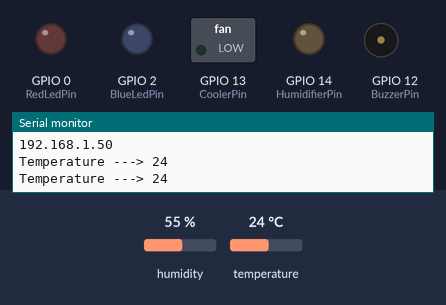
Recording of a sketch running on a simulated ESP8266 (NodeMCU). On the bench: switched loads named in the sketch (green lamp = pin HIGH), output pins drawn as LEDs (lit = HIGH), buzzer (waves = sounding, pin HIGH), the last lines printed to the serial monitor. The test bench sets the inputs (shaded band); at power-on: humidity 55 %, temperature 24 °C. WiFi joins after 1.5 s; servers stay silent unless stated.

Above: at 2.7 s.
2.8 s: humidity set to 47 %
6.6 s: humidity set to 44 %
At 8.3 s:
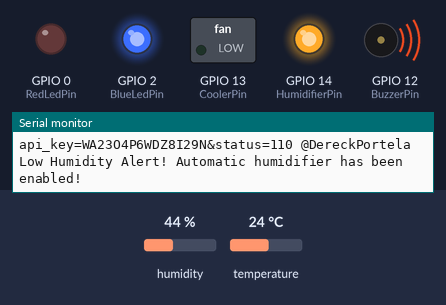
10.4 s: temperature set to 27.6 °C
14.2 s: temperature set to 28.8 °C
At 17.8 s:
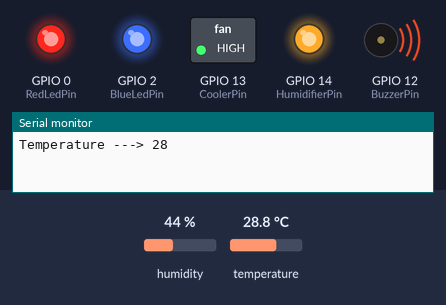
18.3 s: humidity set to 68 %
At 20.2 s:
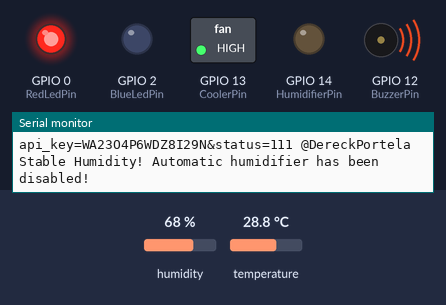
22.1 s: humidity set to 22 %
At 23.9 s:
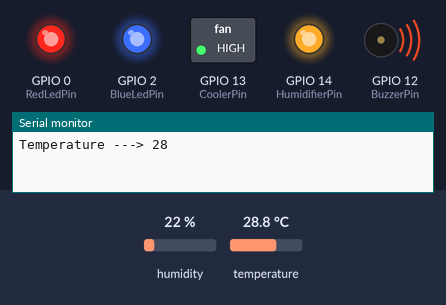
Timing chart, 0 to 25.4 s (numbered marks = the images above; inputs shaded):
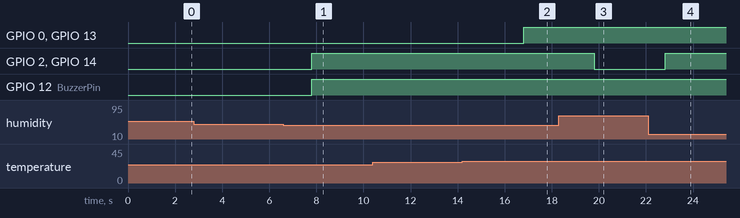

The sketch:

_temperature_and_humidity_monitoring_system_of_a_server_room.ino
```cpp
/*
Author: Dereck Portela


*/

#include <DHT.h>  // Libraries to read the sensor and connect ESP8266 to WiFi
#include <ESP8266WiFi.h>
#define SensorPin 17
#define ReadTime 1000 // Time to read the sensor and send datas to ThingSpeak
#define DHT22_READ 5 //Sensor pin
#define DHTTYPE DHT22 // Kind of sensor which was used
#define RedLedPin 0
#define BlueLedPin 2
#define BuzzerPin 12
#define CoolerPin 13
#define HumidifierPin 14

DHT dht(DHT22_READ, DHTTYPE);

int TemperatureMeasurement(); // Function prototype to read the temperature
int HumidityMeasurement();  //Function prototype to read the humidity
void TwitterAlert(String data); //Function prototype to send the alert via twitter
void httpRequest(); // function prototype to send datas to ThingSpeak
void TemperatureAlert();
void HumidityAlert();
void StableTemperature();
void StableHumidity();

boolean TemperatureWarning = false, HumidityWarning = false; //Boolean variables to verify if the datas were sent correctly
int counter = 110; // Counter which will work as a "tag" to trick twitter's blocker of messages
long int CurrentMillis = 0, PrevisiousMillis = 0; // Variables to control the timmer
const char* ssid = "otavio"; // Network SSID
const char* password = "otavio6646"; // Network password
String Token = "MNMKFJBULU9BY7ER";
char TS_SERVER[] = "api.thingspeak.com"; // Sever where the datas were stored

WiFiClient client;

void setup()
{

Serial.begin(9600);
pinMode(RedLedPin, OUTPUT); //Setting up the pins on ESP8266
pinMode(BlueLedPin, OUTPUT);
pinMode(BuzzerPin, OUTPUT);
pinMode(CoolerPin, OUTPUT);
pinMode(HumidifierPin, OUTPUT);

delay(10);

  Serial.println();
  Serial.println();
  Serial.print("Connecting to ");
  Serial.println(ssid);

  WiFi.begin(ssid, password); // Connect to WiFi

  while (WiFi.status() != WL_CONNECTED) {
    delay(500);
    Serial.print(".");
  }
  Serial.println("");
  Serial.println("WiFi connected");
  Serial.println("Server started");
  Serial.println(WiFi.localIP());
}

void loop()
{
  CurrentMillis = millis(); //Start the timmer
  int AverageTemperature; // Variable to read the temperature
  int AverageHumidity; // Vatiable to read the humidity
  String tag = String(counter); // Convert the counter into string to be attached with the messages which will be sent to twitter

  if ((CurrentMillis - PrevisiousMillis) > ReadTime) {
    PrevisiousMillis = CurrentMillis; // update the timmer
    AverageTemperature = TemperatureMeasurement(); //Call the function to read the temperature
    AverageHumidity = HumidityMeasurement(); //Call The function to read humidity
    Serial.print("Temperature ---> ");
    Serial.println(AverageTemperature); //Print the temperature on serial monitor just for debugging
   if((AverageTemperature > 27) && (TemperatureWarning == false)){

      //High temperature alert
      TwitterAlert( tag + " " + "@DereckPortela High Temperature Alert! Automatic cooler has been enabled!");
      TemperatureAlert();
      TemperatureWarning = true;

    }

   else if ((HumidityWarning == false) && (AverageHumidity < 46)){


      //Low humidity alert
      TwitterAlert( tag + " " + "@DereckPortela Low Humidity Alert! Automatic humidifier has been enabled!");
      HumidityAlert();
      counter++;
      HumidityWarning = true;
    }

   else if ((HumidityWarning == true) && (AverageHumidity >= 46)){


      //warning when the Humidity is stabilized
      TwitterAlert( tag + " " + "@DereckPortela Stable Humidity! Automatic humidifier has been disabled!");
      StableHumidity();
      counter++;
      HumidityWarning = false;
    }
    else if ((TemperatureWarning == true) && (AverageTemperature <= 27)){


      //Warning when the temperature is stabilized
      TwitterAlert( tag + " " + "@DereckPortela Stable temperature! Automatic cooler has been disabled!");
      StableTemperature();
      counter++;
      TemperatureWarning = false;
    }

   if(client.connect(TS_SERVER,80)) {

   //The process to send all datas to server (ThingSpeak)
    String postStr = "";
           postStr += Token;
           postStr +="&amp;field1=";
           postStr += String(AverageTemperature);
           postStr += "&amp;field2=";
           postStr += String(AverageHumidity);
           postStr += "\r\n\r\n";

     client.print("POST /update HTTP/1.1\n");
     client.print("Host: api.thingspeak.com\n");
     client.print("Connection: close\n");
     client.print("X-THINGSPEAKAPIKEY: "+Token+"\n");
     client.print("Content-Type: application/x-www-form-urlencoded\n");
     client.print("Content-Length: ");
     client.print(postStr.length());
     client.print("\n\n");
     client.print(postStr);
  }

  }

}

int TemperatureMeasurement() {

  int  temperature = 0;
  //Read the temperature
  do{
  temperature = dht.readTemperature();
  }
  while(temperature > 65);

  return temperature;

}
int HumidityMeasurement() {
  //read the humidity
  int  humidity = 0;
  do{
  humidity = dht.readHumidity();
  }
  while(humidity > 100);
  return humidity;

}
void TwitterAlert(String data){

   //The process to send the alert message to twitter
    if(client.connect(TS_SERVER,80)){
    Serial.println("Sending a TWITTER!!");
    String TwitterToken = "WA23O4P6WDZ8I29N";
    data = "api_key="+TwitterToken+"&status="+data;
    Serial.println(data);
    client.print("POST /apps/thingtweet/1/statuses/update HTTP/1.1\n");
    client.print("Host: api.thingspeak.com\n");
    client.print("Connection: close\n");
    client.print("Content-Type: application/x-www-form-urlencoded\n");
    client.print("Content-Length: ");
    client.print(data.length());
    client.print("\n\n");

    client.print(data);
   }
}
void TemperatureAlert(){

  //Active the alarm and cooler in case of high temperatures
  digitalWrite(RedLedPin, HIGH);
  digitalWrite(CoolerPin, HIGH);
  digitalWrite(BuzzerPin, HIGH);

  }
 void HumidityAlert(){
  //Active Humidifier and the alarm in case of low humidity
  digitalWrite(BlueLedPin, HIGH);
  digitalWrite(HumidifierPin, HIGH);
  digitalWrite(BuzzerPin, HIGH);

  }
 void StableTemperature(){
    //turn off the alarm and cooler when the temperature is stabilized
    digitalWrite(RedLedPin, LOW);
    digitalWrite(CoolerPin, LOW);
    digitalWrite(BuzzerPin, LOW);
  }
 void StableHumidity(){
     //turn off the alarm and humidifier when the humidity is stabilized
     digitalWrite(BlueLedPin, LOW);
     digitalWrite(HumidifierPin, LOW);
  }
```

Measured:
- the behaviour switches between 46 and 45 % on humidity (found by bisection; images 0 and 1)
- the behaviour switches between 27.9 and 28 °C on temperature (found by bisection; images 1 and 2)
- after the input at 6.6 s, GPIO 2 (BlueLedPin), GPIO 14 (HumidifierPin), GPIO 12 (BuzzerPin): LOW → HIGH after 1.2 s
- after the input at 14.2 s, GPIO 0 (RedLedPin), GPIO 13 (CoolerPin): LOW → HIGH after 2.6 s
- after the input at 18.3 s, GPIO 2 (BlueLedPin), GPIO 14 (HumidifierPin): HIGH → LOW after 1.5 s
- after the input at 22.1 s, GPIO 2 (BlueLedPin), GPIO 14 (HumidifierPin): LOW → HIGH after 0.71 s
